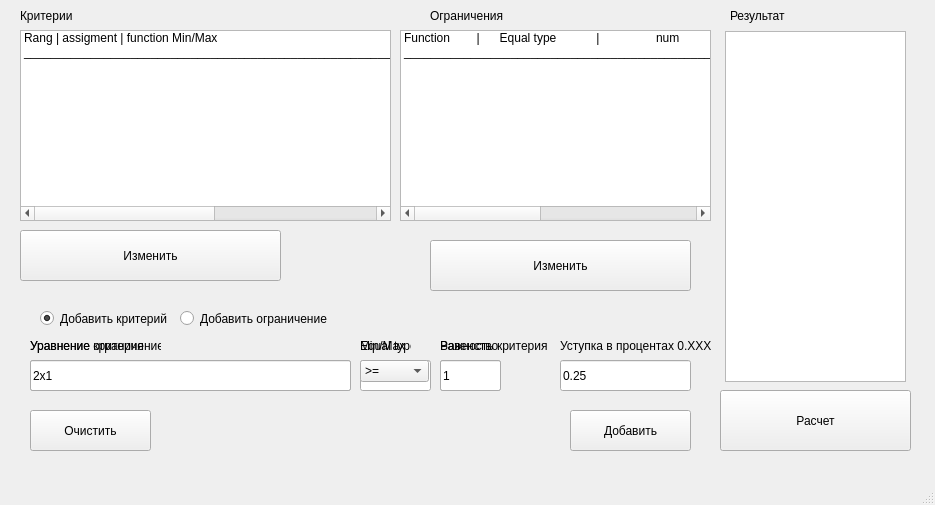
<?xml version="1.0" encoding="UTF-8"?>
<ui version="4.0">
 <class>MainWindow</class>
 <widget class="QMainWindow" name="MainWindow">
  <property name="geometry">
   <rect>
    <x>0</x>
    <y>0</y>
    <width>935</width>
    <height>505</height>
   </rect>
  </property>
  <property name="windowTitle">
   <string>MainWindow</string>
  </property>
  <widget class="QWidget" name="centralwidget">
   <widget class="QPushButton" name="Get_result">
    <property name="geometry">
     <rect>
      <x>720</x>
      <y>390</y>
      <width>191</width>
      <height>61</height>
     </rect>
    </property>
    <property name="text">
     <string>Расчет</string>
    </property>
   </widget>
   <widget class="QTableView" name="Result">
    <property name="geometry">
     <rect>
      <x>725</x>
      <y>31</y>
      <width>181</width>
      <height>351</height>
     </rect>
    </property>
   </widget>
   <widget class="QListWidget" name="Kriterii">
    <property name="geometry">
     <rect>
      <x>20</x>
      <y>30</y>
      <width>371</width>
      <height>191</height>
     </rect>
    </property>
    <item>
     <property name="text">
      <string>Rang | assigment | function Min/Max</string>
     </property>
    </item>
    <item>
     <property name="text">
      <string>________________________________________________________________________________________________________</string>
     </property>
    </item>
   </widget>
   <widget class="QListWidget" name="Ogran">
    <property name="geometry">
     <rect>
      <x>400</x>
      <y>30</y>
      <width>311</width>
      <height>191</height>
     </rect>
    </property>
    <item>
     <property name="text">
      <string>Function        |      Equal type            |                 num</string>
     </property>
     <property name="foreground">
      <brush brushstyle="SolidPattern">
       <color alpha="255">
        <red>0</red>
        <green>0</green>
        <blue>0</blue>
       </color>
      </brush>
     </property>
    </item>
    <item>
     <property name="text">
      <string>_______________________________________________________________________________________________________</string>
     </property>
    </item>
   </widget>
   <widget class="QLabel" name="C_function_label">
    <property name="geometry">
     <rect>
      <x>30</x>
      <y>330</y>
      <width>131</width>
      <height>31</height>
     </rect>
    </property>
    <property name="text">
     <string>Уравнение критерия</string>
    </property>
   </widget>
   <widget class="QLabel" name="C_Validate_label">
    <property name="geometry">
     <rect>
      <x>440</x>
      <y>330</y>
      <width>111</width>
      <height>31</height>
     </rect>
    </property>
    <property name="text">
     <string>Важность критерия</string>
    </property>
   </widget>
   <widget class="QLabel" name="C_Min_max_label">
    <property name="geometry">
     <rect>
      <x>360</x>
      <y>330</y>
      <width>51</width>
      <height>31</height>
     </rect>
    </property>
    <property name="text">
     <string>Min/Max</string>
    </property>
   </widget>
   <widget class="QLabel" name="C_Assigment_label">
    <property name="geometry">
     <rect>
      <x>560</x>
      <y>330</y>
      <width>151</width>
      <height>31</height>
     </rect>
    </property>
    <property name="text">
     <string>Уступка в процентах 0.ХХХ....</string>
    </property>
   </widget>
   <widget class="QLineEdit" name="C_function_edit">
    <property name="geometry">
     <rect>
      <x>30</x>
      <y>360</y>
      <width>321</width>
      <height>31</height>
     </rect>
    </property>
    <property name="text">
     <string>2x1</string>
    </property>
   </widget>
   <widget class="QLineEdit" name="C_Min_Max_edit">
    <property name="geometry">
     <rect>
      <x>360</x>
      <y>360</y>
      <width>71</width>
      <height>31</height>
     </rect>
    </property>
    <property name="text">
     <string>Max</string>
    </property>
   </widget>
   <widget class="QLineEdit" name="C_Validate_edit">
    <property name="geometry">
     <rect>
      <x>440</x>
      <y>360</y>
      <width>61</width>
      <height>31</height>
     </rect>
    </property>
    <property name="text">
     <string>1</string>
    </property>
   </widget>
   <widget class="QLineEdit" name="C_Assigment_edit">
    <property name="geometry">
     <rect>
      <x>560</x>
      <y>360</y>
      <width>131</width>
      <height>31</height>
     </rect>
    </property>
    <property name="text">
     <string>0.25</string>
    </property>
   </widget>
   <widget class="QPushButton" name="Add">
    <property name="geometry">
     <rect>
      <x>570</x>
      <y>410</y>
      <width>121</width>
      <height>41</height>
     </rect>
    </property>
    <property name="text">
     <string>Добавить</string>
    </property>
   </widget>
   <widget class="QPushButton" name="Clear">
    <property name="geometry">
     <rect>
      <x>30</x>
      <y>410</y>
      <width>121</width>
      <height>41</height>
     </rect>
    </property>
    <property name="text">
     <string>Очистить</string>
    </property>
   </widget>
   <widget class="QLabel" name="Yravn_2">
    <property name="geometry">
     <rect>
      <x>20</x>
      <y>0</y>
      <width>131</width>
      <height>31</height>
     </rect>
    </property>
    <property name="text">
     <string>Критерии</string>
    </property>
   </widget>
   <widget class="QLabel" name="Yravn_3">
    <property name="geometry">
     <rect>
      <x>430</x>
      <y>0</y>
      <width>131</width>
      <height>31</height>
     </rect>
    </property>
    <property name="text">
     <string>Ограничения</string>
    </property>
   </widget>
   <widget class="QLabel" name="Yravn_4">
    <property name="geometry">
     <rect>
      <x>730</x>
      <y>0</y>
      <width>131</width>
      <height>31</height>
     </rect>
    </property>
    <property name="text">
     <string>Результат</string>
    </property>
   </widget>
   <widget class="QPushButton" name="Change_Krit">
    <property name="geometry">
     <rect>
      <x>20</x>
      <y>230</y>
      <width>261</width>
      <height>51</height>
     </rect>
    </property>
    <property name="text">
     <string>Изменить</string>
    </property>
   </widget>
   <widget class="QPushButton" name="Change_Ogran">
    <property name="geometry">
     <rect>
      <x>430</x>
      <y>240</y>
      <width>261</width>
      <height>51</height>
     </rect>
    </property>
    <property name="text">
     <string>Изменить</string>
    </property>
   </widget>
   <widget class="QRadioButton" name="radioButton">
    <property name="geometry">
     <rect>
      <x>180</x>
      <y>310</y>
      <width>151</width>
      <height>17</height>
     </rect>
    </property>
    <property name="text">
     <string>Добавить ограничение</string>
    </property>
    <property name="checked">
     <bool>false</bool>
    </property>
   </widget>
   <widget class="QRadioButton" name="radioButton_2">
    <property name="geometry">
     <rect>
      <x>40</x>
      <y>310</y>
      <width>131</width>
      <height>17</height>
     </rect>
    </property>
    <property name="text">
     <string>Добавить критерий</string>
    </property>
    <property name="checked">
     <bool>true</bool>
    </property>
   </widget>
   <widget class="QLineEdit" name="O_Equal_val">
    <property name="geometry">
     <rect>
      <x>440</x>
      <y>360</y>
      <width>61</width>
      <height>31</height>
     </rect>
    </property>
    <property name="text">
     <string>1</string>
    </property>
   </widget>
   <widget class="QLineEdit" name="O_function_edit">
    <property name="geometry">
     <rect>
      <x>30</x>
      <y>360</y>
      <width>321</width>
      <height>31</height>
     </rect>
    </property>
    <property name="text">
     <string>2x1</string>
    </property>
   </widget>
   <widget class="QLabel" name="O_function_label">
    <property name="geometry">
     <rect>
      <x>30</x>
      <y>330</y>
      <width>131</width>
      <height>31</height>
     </rect>
    </property>
    <property name="text">
     <string>Уравнение ограничение</string>
    </property>
   </widget>
   <widget class="QLabel" name="O_Equal_num_label">
    <property name="geometry">
     <rect>
      <x>440</x>
      <y>330</y>
      <width>111</width>
      <height>31</height>
     </rect>
    </property>
    <property name="text">
     <string>Равенство</string>
    </property>
   </widget>
   <widget class="QComboBox" name="O_Eque_Sym_Combobox">
    <property name="geometry">
     <rect>
      <x>360</x>
      <y>360</y>
      <width>69</width>
      <height>22</height>
     </rect>
    </property>
    <item>
     <property name="text">
      <string>&gt;=</string>
     </property>
    </item>
    <item>
     <property name="text">
      <string>&lt;=</string>
     </property>
    </item>
    <item>
     <property name="text">
      <string>=</string>
     </property>
    </item>
   </widget>
   <widget class="QLabel" name="O_Equal_t_label">
    <property name="geometry">
     <rect>
      <x>360</x>
      <y>330</y>
      <width>51</width>
      <height>31</height>
     </rect>
    </property>
    <property name="text">
     <string>Equal type</string>
    </property>
   </widget>
  </widget>
  <widget class="QMenuBar" name="menubar">
   <property name="geometry">
    <rect>
     <x>0</x>
     <y>0</y>
     <width>935</width>
     <height>21</height>
    </rect>
   </property>
  </widget>
  <widget class="QStatusBar" name="statusbar"/>
 </widget>
 <resources/>
 <connections/>
</ui>
